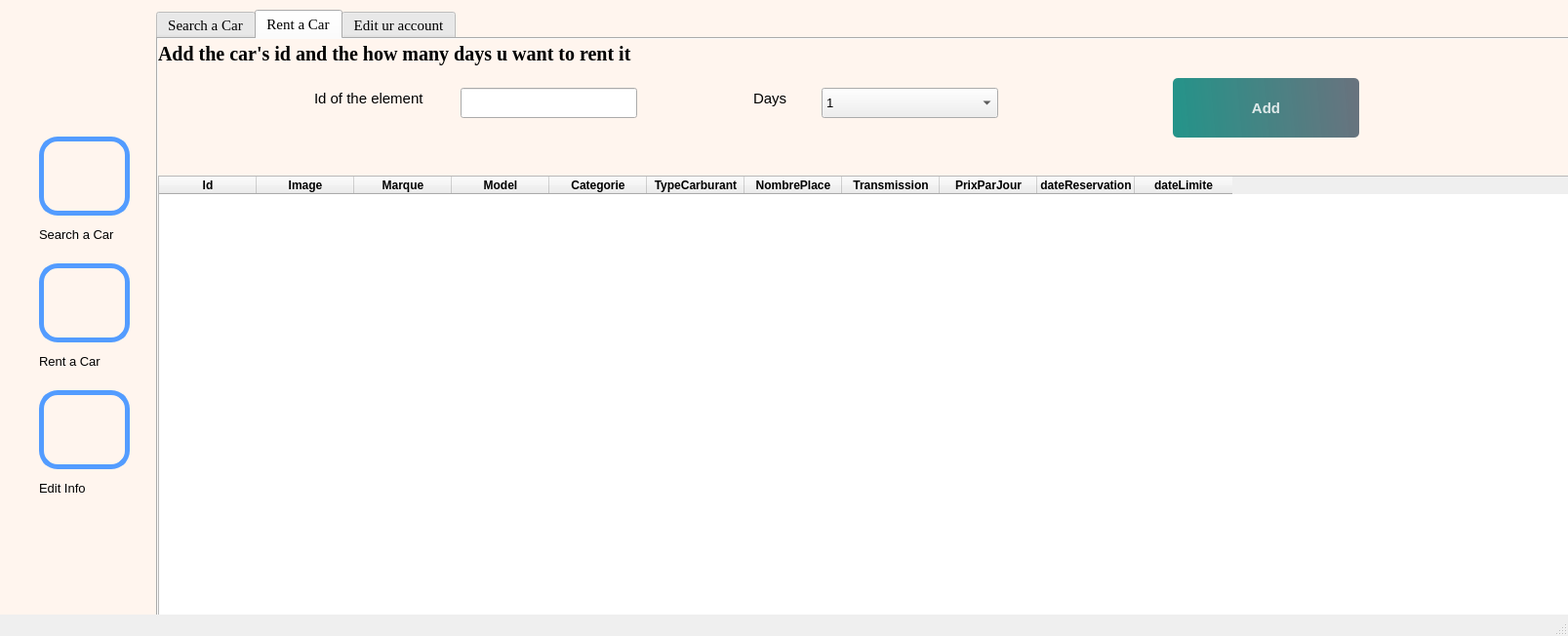
<?xml version="1.0" encoding="UTF-8"?>
<ui version="4.0">
 <class>MainWindow</class>
 <widget class="QMainWindow" name="MainWindow">
  <property name="geometry">
   <rect>
    <x>0</x>
    <y>0</y>
    <width>1607</width>
    <height>652</height>
   </rect>
  </property>
  <property name="font">
   <font>
    <family>MS Gothic</family>
   </font>
  </property>
  <property name="windowTitle">
   <string>MainWindow</string>
  </property>
  <property name="styleSheet">
   <string notr="true">

#centralwidget{
	background-color: #FFF5EE;
}
#tab{
color: white;
background-color:#FFF5EE;
}
#tab_2{
background-color:#FFF5EE;
}
#opBtn, #carBtn, #setBtn, #usrBtn{
border: 5px solid  #539CFF;
background-color:;
border-radius: 19px;
}
#opBtn:pressed{
    background-color: #539CFF;
 }
#carBtn:pressed{
    background-color: #539CFF;
 }
#setBtn:pressed{
    background-color: #539CFF;
 }
#usrBtn:pressed{
    background-color: #539CFF;
  }
</string>
  </property>
  <widget class="QWidget" name="centralwidget">
   <widget class="QPushButton" name="opBtn">
    <property name="geometry">
     <rect>
      <x>40</x>
      <y>140</y>
      <width>93</width>
      <height>81</height>
     </rect>
    </property>
    <property name="text">
     <string/>
    </property>
    <property name="icon">
     <iconset>
      <normaloff>:/icons/dd.png</normaloff>:/icons/dd.png</iconset>
    </property>
    <property name="iconSize">
     <size>
      <width>60</width>
      <height>70</height>
     </size>
    </property>
   </widget>
   <widget class="QPushButton" name="carBtn">
    <property name="geometry">
     <rect>
      <x>40</x>
      <y>270</y>
      <width>93</width>
      <height>81</height>
     </rect>
    </property>
    <property name="text">
     <string/>
    </property>
    <property name="icon">
     <iconset>
      <normaloff>:/icons/mn.png</normaloff>:/icons/mn.png</iconset>
    </property>
    <property name="iconSize">
     <size>
      <width>60</width>
      <height>60</height>
     </size>
    </property>
   </widget>
   <widget class="QPushButton" name="usrBtn">
    <property name="geometry">
     <rect>
      <x>40</x>
      <y>400</y>
      <width>93</width>
      <height>81</height>
     </rect>
    </property>
    <property name="text">
     <string/>
    </property>
    <property name="icon">
     <iconset>
      <normaloff>:/icons/prs.png</normaloff>:/icons/prs.png</iconset>
    </property>
    <property name="iconSize">
     <size>
      <width>60</width>
      <height>60</height>
     </size>
    </property>
   </widget>
   <widget class="QTabWidget" name="tabWidget">
    <property name="geometry">
     <rect>
      <x>160</x>
      <y>10</y>
      <width>1451</width>
      <height>761</height>
     </rect>
    </property>
    <property name="font">
     <font>
      <family>Georgia</family>
      <pointsize>11</pointsize>
     </font>
    </property>
    <property name="styleSheet">
     <string notr="true">QPushButton#addOpBtn{
	background-color: qlineargradient(spread:pad, x1:0, y1:0.505682, x2:1, y2:0.477,stop:0 rgba(0,131,120,219),stop:1 rgba(85, 98, 112, 226));
	color:rgba(255,255,255,210);
	border-radius:5px;
}
QPushButton#addOpBtn:hover{
	background-color: qlineargradient(spread:pad, x1:0, y1:0.505682, x2:1, y2:0.477, stop:0 rgba(150, 123, 111, 219), stop:1 rgba(85, 81, 84, 226));}
QPushButton#addOpBtn:pressed{
	padding-left:5px;
	padding-top:5px;
background-color:rgba(150, 123, 111,255);}


QPushButton#delOpBtn{
	background-color: qlineargradient(spread:pad, x1:0, y1:0.505682, x2:1, y2:0.477,stop:0 rgba(150, 123, 111, 219),stop:1 rgba(85, 98, 112, 226));
	color:rgba(255,255,255,210);
	border-radius:5px;
}
QPushButton#delOpBtn:hover{
	background-color: qlineargradient(spread:pad, x1:0, y1:0.505682, x2:1, y2:0.477, stop:0 rgba(150, 123, 111,255), stop:1 rgba(85, 81, 84, 226));}
QPushButton#delOpBtn:pressed{
	padding-left:5px;
	padding-top:5px;
background-color:rgba(150, 123, 111,255);}

QPushButton#updOpBtn{
	background-color: qlineargradient(spread:pad, x1:0, y1:0.505682, x2:1, y2:0.477,stop:0 rgb(0, 156, 208),stop:1 rgba(85, 98, 112, 226));
	color:rgba(255,255,255,210);
	border-radius:5px;
}
QPushButton#updOpBtn:hover{
	background-color: qlineargradient(spread:pad, x1:0, y1:0.505682, x2:1, y2:0.477, stop:0 rgba(150, 123, 111,255), stop:1 rgba(85, 81, 84, 226));}
QPushButton#updOpBtn:pressed{
	padding-left:5px;
	padding-top:5px;
background-color:rgba(150, 123, 111,255);}

QPushButton#addcBtn{
	background-color: qlineargradient(spread:pad, x1:0, y1:0.505682, x2:1, y2:0.477,stop:0 rgba(0,131,120,219),stop:1 rgba(85, 98, 112, 226));
	color:rgba(255,255,255,210);
	border-radius:5px;
}
QPushButton#addcBtn:hover{
	background-color: qlineargradient(spread:pad, x1:0, y1:0.505682, x2:1, y2:0.477, stop:0 rgba(150, 123, 111, 219), stop:1 rgba(85, 81, 84, 226));}
QPushButton#addcBtn:pressed{
	padding-left:5px;
	padding-top:5px;
background-color:rgba(150, 123, 111,255);}

QPushButton#delcBtn{
	background-color: qlineargradient(spread:pad, x1:0, y1:0.505682, x2:1, y2:0.477,stop:0 rgba(150, 123, 111, 219),stop:1 rgba(85, 98, 112, 226));
	color:rgba(255,255,255,210);
	border-radius:5px;
}
QPushButton#delcBtn:hover{
	background-color: qlineargradient(spread:pad, x1:0, y1:0.505682, x2:1, y2:0.477, stop:0 rgba(150, 123, 111,255), stop:1 rgba(85, 81, 84, 226));}
QPushButton#delcBtn:pressed{
	padding-left:5px;
	padding-top:5px;
background-color:rgba(150, 123, 111,255);}

QPushButton#editcBtn{
	background-color: qlineargradient(spread:pad, x1:0, y1:0.505682, x2:1, y2:0.477,stop:0 rgb(0, 156, 208),stop:1 rgba(85, 98, 112, 226));
	color:rgba(255,255,255,210);
	border-radius:5px;
}
QPushButton#editcBtn:hover{
	background-color: qlineargradient(spread:pad, x1:0, y1:0.505682, x2:1, y2:0.477, stop:0 rgba(150, 123, 111,255), stop:1 rgba(85, 81, 84, 226));}
QPushButton#editcBtn:pressed{
	padding-left:5px;
	padding-top:5px;
background-color:rgba(150, 123, 111,255);}

QPushButton#adduser{
	background-color: qlineargradient(spread:pad, x1:0, y1:0.505682, x2:1, y2:0.477,stop:0 rgba(0,131,120,219),stop:1 rgba(85, 98, 112, 226));
	color:rgba(255,255,255,210);
	border-radius:5px;
}
QPushButton#adduser:hover{
	background-color: qlineargradient(spread:pad, x1:0, y1:0.505682, x2:1, y2:0.477, stop:0 rgba(150, 123, 111, 219), stop:1 rgba(85, 81, 84, 226));}
QPushButton#adduser:pressed{
	padding-left:5px;
	padding-top:5px;
background-color:rgba(150, 123, 111,255);}

QPushButton#deluser{
	background-color: qlineargradient(spread:pad, x1:0, y1:0.505682, x2:1, y2:0.477,stop:0 rgba(150, 123, 111, 219),stop:1 rgba(85, 98, 112, 226));
	color:rgba(255,255,255,210);
	border-radius:5px;
}
QPushButton#deluser:hover{
	background-color: qlineargradient(spread:pad, x1:0, y1:0.505682, x2:1, y2:0.477, stop:0 rgba(150, 123, 111,255), stop:1 rgba(85, 81, 84, 226));}
QPushButton#deluser:pressed{
	padding-left:5px;
	padding-top:5px;
background-color:rgba(150, 123, 111,255);}

QPushButton#edituser{
	background-color: qlineargradient(spread:pad, x1:0, y1:0.505682, x2:1, y2:0.477,stop:0 rgb(0, 156, 208),stop:1 rgba(85, 98, 112, 226));
	color:rgba(255,255,255,210);
	border-radius:5px;
}
QPushButton#edituser:hover{
	background-color: qlineargradient(spread:pad, x1:0, y1:0.505682, x2:1, y2:0.477, stop:0 rgba(150, 123, 111,255), stop:1 rgba(85, 81, 84, 226));}
QPushButton#edituser:pressed{
	padding-left:5px;
	padding-top:5px;
background-color:rgba(150, 123, 111,255);}



QPushButton#addcatBtn{
	background-color: qlineargradient(spread:pad, x1:0, y1:0.505682, x2:1, y2:0.477,stop:0 rgba(0,131,120,219),stop:1 rgba(85, 98, 112, 226));
	color:rgba(255,255,255,210);
	border-radius:5px;
}
QPushButton#addcatBtn:hover{
	background-color: qlineargradient(spread:pad, x1:0, y1:0.505682, x2:1, y2:0.477, stop:0 rgba(150, 123, 111, 219), stop:1 rgba(85, 81, 84, 226));}
QPushButton#addcatBtn:pressed{
	padding-left:5px;
	padding-top:5px;
background-color:rgba(150, 123, 111,255);}

QPushButton#delcat{
	background-color: qlineargradient(spread:pad, x1:0, y1:0.505682, x2:1, y2:0.477,stop:0 rgba(150, 123, 111, 219),stop:1 rgba(85, 98, 112, 226));
	color:rgba(255,255,255,210);
	border-radius:5px;
}
QPushButton#delcat:hover{
	background-color: qlineargradient(spread:pad, x1:0, y1:0.505682, x2:1, y2:0.477, stop:0 rgba(150, 123, 111,255), stop:1 rgba(85, 81, 84, 226));}
QPushButton#delcat:pressed{
	padding-left:5px;
	padding-top:5px;
background-color:rgba(150, 123, 111,255);}

QPushButton#editcatB{
	background-color: qlineargradient(spread:pad, x1:0, y1:0.505682, x2:1, y2:0.477,stop:0 rgb(0, 156, 208),stop:1 rgba(85, 98, 112, 226));
	color:rgba(255,255,255,210);
	border-radius:5px;
}
QPushButton#editcatB:hover{
	background-color: qlineargradient(spread:pad, x1:0, y1:0.505682, x2:1, y2:0.477, stop:0 rgba(150, 123, 111,255), stop:1 rgba(85, 81, 84, 226));}
QPushButton#editcatB:pressed{
	padding-left:5px;
	padding-top:5px;
background-color:rgba(150, 123, 111,255);}




QPushButton#addt{
	background-color: qlineargradient(spread:pad, x1:0, y1:0.505682, x2:1, y2:0.477,stop:0 rgba(0,131,120,219),stop:1 rgba(85, 98, 112, 226));
	color:rgba(255,255,255,210);
	border-radius:5px;
}
QPushButton#addt:hover{
	background-color: qlineargradient(spread:pad, x1:0, y1:0.505682, x2:1, y2:0.477, stop:0 rgba(150, 123, 111, 219), stop:1 rgba(85, 81, 84, 226));}
QPushButton#addt:pressed{
	padding-left:5px;
	padding-top:5px;
background-color:rgba(150, 123, 111,255);}
QPushButton#delt{
	background-color: qlineargradient(spread:pad, x1:0, y1:0.505682, x2:1, y2:0.477,stop:0 rgba(150, 123, 111, 219),stop:1 rgba(85, 98, 112, 226));
	color:rgba(255,255,255,210);
	border-radius:5px;
}
QPushButton#delt:hover{
	background-color: qlineargradient(spread:pad, x1:0, y1:0.505682, x2:1, y2:0.477, stop:0 rgba(150, 123, 111,255), stop:1 rgba(85, 81, 84, 226));}
QPushButton#delt:pressed{
	padding-left:5px;
	padding-top:5px;
background-color:rgba(150, 123, 111,255);}

QPushButton#editt{
	background-color: qlineargradient(spread:pad, x1:0, y1:0.505682, x2:1, y2:0.477,stop:0 rgb(0, 156, 208),stop:1 rgba(85, 98, 112, 226));
	color:rgba(255,255,255,210);
	border-radius:5px;
}
QPushButton#editt:hover{
	background-color: qlineargradient(spread:pad, x1:0, y1:0.505682, x2:1, y2:0.477, stop:0 rgba(150, 123, 111,255), stop:1 rgba(85, 81, 84, 226));}
QPushButton#editt:pressed{
	padding-left:5px;
	padding-top:5px;
background-color:rgba(150, 123, 111,255);}



QPushButton#addcarb{
	background-color: qlineargradient(spread:pad, x1:0, y1:0.505682, x2:1, y2:0.477,stop:0 rgba(0,131,120,219),stop:1 rgba(85, 98, 112, 226));
	color:rgba(255,255,255,210);
	border-radius:5px;
}
QPushButton#addcarb:hover{
	background-color: qlineargradient(spread:pad, x1:0, y1:0.505682, x2:1, y2:0.477, stop:0 rgba(150, 123, 111, 219), stop:1 rgba(85, 81, 84, 226));}
QPushButton#addcarb:pressed{
	padding-left:5px;
	padding-top:5px;
background-color:rgba(150, 123, 111,255);}
QPushButton#delcarb{
	background-color: qlineargradient(spread:pad, x1:0, y1:0.505682, x2:1, y2:0.477,stop:0 rgba(150, 123, 111, 219),stop:1 rgba(85, 98, 112, 226));
	color:rgba(255,255,255,210);
	border-radius:5px;
}
QPushButton#delcarb:hover{
	background-color: qlineargradient(spread:pad, x1:0, y1:0.505682, x2:1, y2:0.477, stop:0 rgba(150, 123, 111,255), stop:1 rgba(85, 81, 84, 226));}
QPushButton#delcarb:pressed{
	padding-left:5px;
	padding-top:5px;
background-color:rgba(150, 123, 111,255);}

QPushButton#editcarb{
	background-color: qlineargradient(spread:pad, x1:0, y1:0.505682, x2:1, y2:0.477,stop:0 rgb(0, 156, 208),stop:1 rgba(85, 98, 112, 226));
	color:rgba(255,255,255,210);
	border-radius:5px;
}
QPushButton#searchbtnhover{
	background-color: qlineargradient(spread:pad, x1:0, y1:0.505682, x2:1, y2:0.477, stop:0 rgba(150, 123, 111,255), stop:1 rgba(85, 81, 84, 226));}
QPushButton#searchbtn:pressed{
	padding-left:5px;
	padding-top:5px;
background-color:rgba(150, 123, 111,255);}


QPushButton#searchbtn{
	background-color: qlineargradient(spread:pad, x1:0, y1:0.505682, x2:1, y2:0.477,stop:0 rgb(0, 156, 208),stop:1 rgba(85, 98, 112, 226));
	color:rgba(255,255,255,210);
	border-radius:5px;
}
QPushButton#editcarb:hover{
	background-color: qlineargradient(spread:pad, x1:0, y1:0.505682, x2:1, y2:0.477, stop:0 rgba(150, 123, 111,255), stop:1 rgba(85, 81, 84, 226));}
QPushButton#editcarb:pressed{
	padding-left:5px;
	padding-top:5px;
background-color:rgba(150, 123, 111,255);}</string>
    </property>
    <property name="currentIndex">
     <number>1</number>
    </property>
    <widget class="QWidget" name="tab_2">
     <attribute name="title">
      <string>Search a Car</string>
     </attribute>
     <widget class="QLabel" name="label_3">
      <property name="geometry">
       <rect>
        <x>180</x>
        <y>60</y>
        <width>121</width>
        <height>16</height>
       </rect>
      </property>
      <property name="font">
       <font>
        <pointsize>11</pointsize>
       </font>
      </property>
      <property name="text">
       <string>Search car by:</string>
      </property>
     </widget>
     <widget class="QComboBox" name="searchCMB">
      <property name="geometry">
       <rect>
        <x>320</x>
        <y>50</y>
        <width>201</width>
        <height>31</height>
       </rect>
      </property>
      <property name="font">
       <font>
        <pointsize>10</pointsize>
       </font>
      </property>
      <item>
       <property name="text">
        <string>Marque</string>
       </property>
      </item>
      <item>
       <property name="text">
        <string>Type de Carburant</string>
       </property>
      </item>
      <item>
       <property name="text">
        <string>Nombre du Place</string>
       </property>
      </item>
      <item>
       <property name="text">
        <string>Prix par jour</string>
       </property>
      </item>
      <item>
       <property name="text">
        <string>Transmition</string>
       </property>
      </item>
     </widget>
     <widget class="QLabel" name="label_35">
      <property name="geometry">
       <rect>
        <x>460</x>
        <y>10</y>
        <width>601</width>
        <height>20</height>
       </rect>
      </property>
      <property name="font">
       <font>
        <pointsize>11</pointsize>
       </font>
      </property>
      <property name="text">
       <string>search for the car you want and remember its id</string>
      </property>
     </widget>
     <widget class="QPushButton" name="searchbtn">
      <property name="geometry">
       <rect>
        <x>920</x>
        <y>60</y>
        <width>171</width>
        <height>51</height>
       </rect>
      </property>
      <property name="text">
       <string>Search</string>
      </property>
     </widget>
     <widget class="QLineEdit" name="searchtxt">
      <property name="geometry">
       <rect>
        <x>870</x>
        <y>10</y>
        <width>271</width>
        <height>31</height>
       </rect>
      </property>
     </widget>
     <widget class="QTableWidget" name="tableWidget_4">
      <property name="geometry">
       <rect>
        <x>0</x>
        <y>140</y>
        <width>1451</width>
        <height>501</height>
       </rect>
      </property>
      <property name="font">
       <font>
        <weight>75</weight>
        <bold>true</bold>
       </font>
      </property>
      <property name="frameShape">
       <enum>QFrame::StyledPanel</enum>
      </property>
      <property name="frameShadow">
       <enum>QFrame::Plain</enum>
      </property>
      <property name="lineWidth">
       <number>2</number>
      </property>
      <attribute name="verticalHeaderVisible">
       <bool>false</bool>
      </attribute>
      <column>
       <property name="text">
        <string>Id</string>
       </property>
      </column>
      <column>
       <property name="text">
        <string>Image</string>
       </property>
      </column>
      <column>
       <property name="text">
        <string>Marque</string>
       </property>
      </column>
      <column>
       <property name="text">
        <string>Modele</string>
       </property>
      </column>
      <column>
       <property name="text">
        <string>Categorie</string>
       </property>
      </column>
      <column>
       <property name="text">
        <string>Type carburant</string>
       </property>
      </column>
      <column>
       <property name="text">
        <string>Nombre Place</string>
       </property>
      </column>
      <column>
       <property name="text">
        <string>Transmition</string>
       </property>
      </column>
      <column>
       <property name="text">
        <string>Prix</string>
       </property>
      </column>
      <column>
       <property name="text">
        <string>Disponibilite</string>
       </property>
      </column>
     </widget>
    </widget>
    <widget class="QWidget" name="tab">
     <attribute name="title">
      <string>Rent a Car</string>
     </attribute>
     <widget class="QTableWidget" name="tableWidget">
      <property name="geometry">
       <rect>
        <x>0</x>
        <y>140</y>
        <width>1451</width>
        <height>511</height>
       </rect>
      </property>
      <property name="font">
       <font>
        <weight>75</weight>
        <bold>true</bold>
       </font>
      </property>
      <attribute name="verticalHeaderVisible">
       <bool>false</bool>
      </attribute>
      <column>
       <property name="text">
        <string>Id</string>
       </property>
      </column>
      <column>
       <property name="text">
        <string>Image</string>
       </property>
       <property name="font">
        <font>
         <weight>75</weight>
         <bold>true</bold>
        </font>
       </property>
      </column>
      <column>
       <property name="text">
        <string>Marque</string>
       </property>
       <property name="font">
        <font>
         <pointsize>9</pointsize>
         <weight>75</weight>
         <bold>true</bold>
         <underline>false</underline>
         <strikeout>false</strikeout>
        </font>
       </property>
       <property name="background">
        <color>
         <red>255</red>
         <green>255</green>
         <blue>255</blue>
        </color>
       </property>
      </column>
      <column>
       <property name="text">
        <string>Model</string>
       </property>
       <property name="font">
        <font>
         <weight>75</weight>
         <bold>true</bold>
        </font>
       </property>
      </column>
      <column>
       <property name="text">
        <string>Categorie</string>
       </property>
       <property name="font">
        <font>
         <weight>75</weight>
         <bold>true</bold>
        </font>
       </property>
      </column>
      <column>
       <property name="text">
        <string>TypeCarburant</string>
       </property>
       <property name="font">
        <font>
         <weight>75</weight>
         <bold>true</bold>
        </font>
       </property>
      </column>
      <column>
       <property name="text">
        <string>NombrePlace</string>
       </property>
       <property name="font">
        <font>
         <weight>75</weight>
         <bold>true</bold>
        </font>
       </property>
      </column>
      <column>
       <property name="text">
        <string>Transmission</string>
       </property>
       <property name="font">
        <font>
         <weight>75</weight>
         <bold>true</bold>
        </font>
       </property>
      </column>
      <column>
       <property name="text">
        <string>PrixParJour</string>
       </property>
       <property name="font">
        <font>
         <weight>75</weight>
         <bold>true</bold>
        </font>
       </property>
      </column>
      <column>
       <property name="text">
        <string>dateReservation</string>
       </property>
      </column>
      <column>
       <property name="text">
        <string>dateLimite</string>
       </property>
      </column>
     </widget>
     <widget class="QPushButton" name="addOpBtn">
      <property name="geometry">
       <rect>
        <x>1040</x>
        <y>40</y>
        <width>191</width>
        <height>61</height>
       </rect>
      </property>
      <property name="font">
       <font>
        <pointsize>11</pointsize>
        <weight>75</weight>
        <bold>true</bold>
       </font>
      </property>
      <property name="text">
       <string>Add</string>
      </property>
     </widget>
     <widget class="QLineEdit" name="idtxt">
      <property name="geometry">
       <rect>
        <x>310</x>
        <y>50</y>
        <width>181</width>
        <height>31</height>
       </rect>
      </property>
      <property name="font">
       <font>
        <pointsize>11</pointsize>
       </font>
      </property>
     </widget>
     <widget class="QComboBox" name="nbdateCMB">
      <property name="geometry">
       <rect>
        <x>680</x>
        <y>50</y>
        <width>181</width>
        <height>31</height>
       </rect>
      </property>
      <property name="font">
       <font>
        <pointsize>10</pointsize>
       </font>
      </property>
      <item>
       <property name="text">
        <string>1</string>
       </property>
      </item>
      <item>
       <property name="text">
        <string>2</string>
       </property>
      </item>
      <item>
       <property name="text">
        <string>3</string>
       </property>
      </item>
      <item>
       <property name="text">
        <string>4</string>
       </property>
      </item>
      <item>
       <property name="text">
        <string>5</string>
       </property>
      </item>
      <item>
       <property name="text">
        <string>6</string>
       </property>
      </item>
      <item>
       <property name="text">
        <string>7</string>
       </property>
      </item>
      <item>
       <property name="text">
        <string>8</string>
       </property>
      </item>
      <item>
       <property name="text">
        <string>9</string>
       </property>
      </item>
      <item>
       <property name="text">
        <string>10</string>
       </property>
      </item>
      <item>
       <property name="text">
        <string>11</string>
       </property>
      </item>
      <item>
       <property name="text">
        <string>12</string>
       </property>
      </item>
      <item>
       <property name="text">
        <string>13</string>
       </property>
      </item>
      <item>
       <property name="text">
        <string>14</string>
       </property>
      </item>
      <item>
       <property name="text">
        <string>15</string>
       </property>
      </item>
      <item>
       <property name="text">
        <string>16</string>
       </property>
      </item>
      <item>
       <property name="text">
        <string>17</string>
       </property>
      </item>
      <item>
       <property name="text">
        <string>18</string>
       </property>
      </item>
      <item>
       <property name="text">
        <string>19</string>
       </property>
      </item>
     </widget>
     <widget class="QLabel" name="label_2">
      <property name="geometry">
       <rect>
        <x>610</x>
        <y>50</y>
        <width>55</width>
        <height>21</height>
       </rect>
      </property>
      <property name="font">
       <font>
        <pointsize>11</pointsize>
       </font>
      </property>
      <property name="text">
       <string>Days</string>
      </property>
     </widget>
     <widget class="QLabel" name="label_33">
      <property name="geometry">
       <rect>
        <x>160</x>
        <y>50</y>
        <width>141</width>
        <height>21</height>
       </rect>
      </property>
      <property name="font">
       <font>
        <pointsize>11</pointsize>
       </font>
      </property>
      <property name="text">
       <string>Id of the element</string>
      </property>
     </widget>
     <widget class="QLabel" name="label_34">
      <property name="geometry">
       <rect>
        <x>0</x>
        <y>0</y>
        <width>731</width>
        <height>31</height>
       </rect>
      </property>
      <property name="font">
       <font>
        <family>Georgia</family>
        <pointsize>15</pointsize>
        <weight>75</weight>
        <bold>true</bold>
       </font>
      </property>
      <property name="text">
       <string>Add the car's id and the how many days u want to rent it </string>
      </property>
     </widget>
    </widget>
    <widget class="QWidget" name="tab_3">
     <attribute name="title">
      <string>Edit ur account</string>
     </attribute>
     <widget class="QGroupBox" name="groupBox_2">
      <property name="geometry">
       <rect>
        <x>430</x>
        <y>30</y>
        <width>491</width>
        <height>491</height>
       </rect>
      </property>
      <property name="font">
       <font>
        <family>Georgia</family>
        <pointsize>12</pointsize>
        <weight>75</weight>
        <bold>true</bold>
       </font>
      </property>
      <property name="title">
       <string>Edit you information</string>
      </property>
      <widget class="QLineEdit" name="newname">
       <property name="geometry">
        <rect>
         <x>200</x>
         <y>180</y>
         <width>231</width>
         <height>31</height>
        </rect>
       </property>
      </widget>
      <widget class="QLineEdit" name="confpass">
       <property name="geometry">
        <rect>
         <x>200</x>
         <y>330</y>
         <width>231</width>
         <height>31</height>
        </rect>
       </property>
       <property name="text">
        <string/>
       </property>
       <property name="echoMode">
        <enum>QLineEdit::Password</enum>
       </property>
      </widget>
      <widget class="QLabel" name="label_26">
       <property name="geometry">
        <rect>
         <x>30</x>
         <y>230</y>
         <width>71</width>
         <height>21</height>
        </rect>
       </property>
       <property name="font">
        <font>
         <pointsize>11</pointsize>
        </font>
       </property>
       <property name="text">
        <string>email</string>
       </property>
      </widget>
      <widget class="QLineEdit" name="newpass">
       <property name="geometry">
        <rect>
         <x>200</x>
         <y>280</y>
         <width>231</width>
         <height>31</height>
        </rect>
       </property>
       <property name="text">
        <string/>
       </property>
       <property name="echoMode">
        <enum>QLineEdit::Password</enum>
       </property>
      </widget>
      <widget class="QPushButton" name="edituser">
       <property name="geometry">
        <rect>
         <x>170</x>
         <y>400</y>
         <width>191</width>
         <height>51</height>
        </rect>
       </property>
       <property name="font">
        <font>
         <pointsize>11</pointsize>
         <weight>75</weight>
         <bold>true</bold>
        </font>
       </property>
       <property name="text">
        <string>Edit my info</string>
       </property>
      </widget>
      <widget class="QLabel" name="label_27">
       <property name="geometry">
        <rect>
         <x>30</x>
         <y>180</y>
         <width>121</width>
         <height>21</height>
        </rect>
       </property>
       <property name="font">
        <font>
         <pointsize>11</pointsize>
        </font>
       </property>
       <property name="text">
        <string>new name</string>
       </property>
      </widget>
      <widget class="QLabel" name="label_28">
       <property name="geometry">
        <rect>
         <x>30</x>
         <y>330</y>
         <width>121</width>
         <height>21</height>
        </rect>
       </property>
       <property name="font">
        <font>
         <pointsize>11</pointsize>
        </font>
       </property>
       <property name="text">
        <string>confirm password</string>
       </property>
      </widget>
      <widget class="QLineEdit" name="newemail">
       <property name="geometry">
        <rect>
         <x>200</x>
         <y>230</y>
         <width>231</width>
         <height>31</height>
        </rect>
       </property>
      </widget>
      <widget class="QLabel" name="label_25">
       <property name="geometry">
        <rect>
         <x>30</x>
         <y>280</y>
         <width>111</width>
         <height>21</height>
        </rect>
       </property>
       <property name="font">
        <font>
         <pointsize>11</pointsize>
        </font>
       </property>
       <property name="text">
        <string>password</string>
       </property>
      </widget>
      <widget class="QLineEdit" name="oldname">
       <property name="geometry">
        <rect>
         <x>200</x>
         <y>110</y>
         <width>231</width>
         <height>31</height>
        </rect>
       </property>
      </widget>
      <widget class="QLabel" name="label_41">
       <property name="geometry">
        <rect>
         <x>30</x>
         <y>120</y>
         <width>101</width>
         <height>21</height>
        </rect>
       </property>
       <property name="font">
        <font>
         <pointsize>11</pointsize>
        </font>
       </property>
       <property name="text">
        <string>old name</string>
       </property>
      </widget>
     </widget>
    </widget>
   </widget>
   <widget class="QLabel" name="label">
    <property name="geometry">
     <rect>
      <x>40</x>
      <y>230</y>
      <width>101</width>
      <height>20</height>
     </rect>
    </property>
    <property name="font">
     <font>
      <pointsize>10</pointsize>
     </font>
    </property>
    <property name="text">
     <string>Search a Car</string>
    </property>
   </widget>
   <widget class="QLabel" name="label_4">
    <property name="geometry">
     <rect>
      <x>40</x>
      <y>360</y>
      <width>81</width>
      <height>20</height>
     </rect>
    </property>
    <property name="font">
     <font>
      <pointsize>10</pointsize>
     </font>
    </property>
    <property name="text">
     <string>Rent a Car</string>
    </property>
   </widget>
   <widget class="QLabel" name="label_5">
    <property name="geometry">
     <rect>
      <x>40</x>
      <y>490</y>
      <width>71</width>
      <height>20</height>
     </rect>
    </property>
    <property name="font">
     <font>
      <pointsize>10</pointsize>
     </font>
    </property>
    <property name="text">
     <string>Edit Info</string>
    </property>
   </widget>
  </widget>
  <widget class="QMenuBar" name="menubar">
   <property name="geometry">
    <rect>
     <x>0</x>
     <y>0</y>
     <width>1607</width>
     <height>26</height>
    </rect>
   </property>
  </widget>
  <widget class="QStatusBar" name="statusbar"/>
 </widget>
 <resources>
  <include location="icons.qrc"/>
 </resources>
 <connections/>
</ui>
